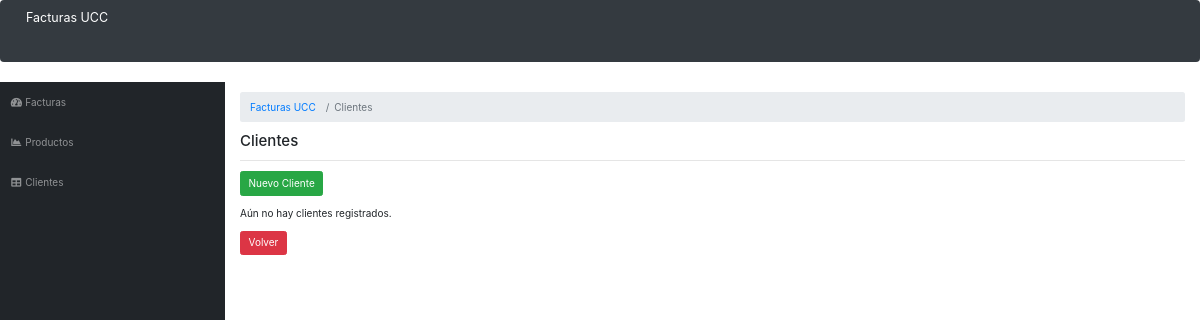
The page /clientes/index.php on the database as committed earlier.
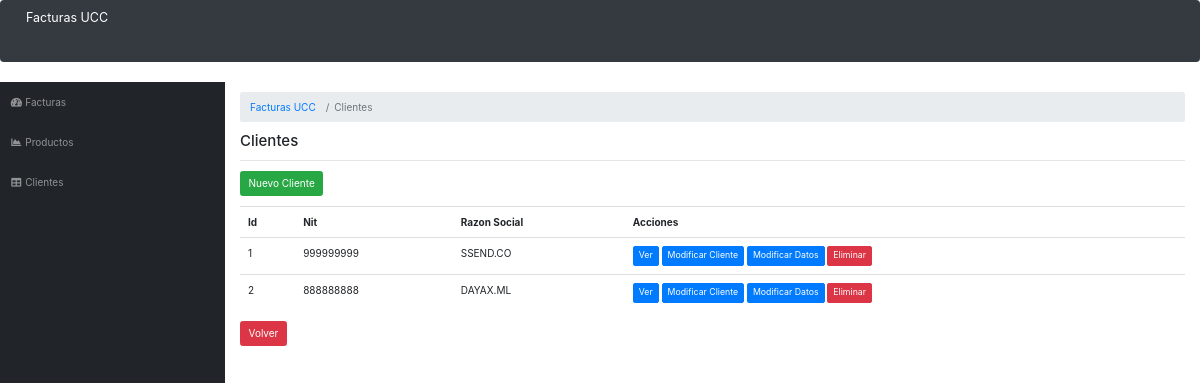
The same page on the database as committed later.
### tables this page shows
CREATE TABLE `clientes` (
  `id_cliente` int(11) NOT NULL,
  `razon_social` varchar(255) NOT NULL,
  `nit` varchar(255) NOT NULL
);

### clientes/index.php (the view, shortened to what this page needs)
<?php
$servername = "localhost";
$username = "root";
$password = "";
$dbname = "formularios-factura";
$conn = new mysqli($servername, $username, $password, $dbname);
$sql = "SELECT * FROM `clientes`";
$result = $conn->query($sql);
if ($result->num_rows > 0) {
    $clientes = $result->fetch_all(MYSQLI_ASSOC);
} else {
    $clientes = null;
}
?>
<!doctype html>
<html lang="es">
<head>
    <link rel="stylesheet" href="../assets/css/bootstrap.min.css">
</head>
<?php require_once '../sitio/cabecera.php' ?>
<ol class="breadcrumb">
    <li class="breadcrumb-item">
        <a href="<?php echo BASE_URL_ ?>">Facturas UCC</a>
    </li>
    <li class="breadcrumb-item active">Clientes</li>
</ol>
<h4>Clientes</h4>
<hr>
<div class="row mb-3">
    <div class="col-md-12">
        <a class="btn btn-success" href="crear.php">Nuevo Cliente</a>
    </div>
</div>
<div class="row">
    <div class="col-md-12">
        <?php if (empty($clientes)) : ?>
            <p>Aún no hay clientes registrados.</p>
        <?php else : ?>
            <table class="table table-sm">
                <tr>
                    <th>Id</th>
                    <th>Nit</th>
                    <th>Razon Social</th>
                    <th>Acciones</th>
                </tr>
                <?php foreach ($clientes as $key => $cliente) : ?>
                    <tr>
                        <td><?php echo $cliente['id_cliente'] ?></td>
                        <td><?php echo $cliente['nit'] ?></td>
                        <td><?php echo $cliente['razon_social'] ?></td>
                        <td>
                            <a class="btn btn-primary btn-sm" href="ver_datos.php?id=<?php echo $cliente['id_cliente'] ?>">
                                Ver
                            </a>
                            <a class="btn btn-primary btn-sm" href="actualizar.php?id=<?php echo $cliente['id_cliente'] ?>">
                                Modificar Cliente
                            </a>
                            <a class="btn btn-primary btn-sm" href="agregar_datos.php?id=<?php echo $cliente['id_cliente'] ?>">
                                Modificar Datos
                            </a>
                            <a class="btn btn-danger btn-sm" href="borrar.php?id=<?php echo $cliente['id_cliente'] ?>" onclick="return confirm('¿Estas seguro?')">
                                Eliminar
                            </a>
                        </td>
                    </tr>
                <?php endforeach; ?>
            </table>
        <?php endif; ?>
    </div>
</div>
<div class="row mb-3">
    <div class="col-md-12">
        <a href="<?php echo BASE_URL_ ?>" class="btn btn-danger">Volver</button></a>
    </div>
</div>
<?php require_once '../sitio/pie.php' ?>

Rows that differ between the two databases and show on the page:
added clientes: id_cliente "1", nit "999999999", razon_social "SSEND.CO"
added clientes: id_cliente "2", nit "888888888", razon_social "DAYAX.ML"
Other text that changed with them:
text no longer shown: "Aún no hay clientes registrados."
text now shown: "Id Nit Razon Social Acciones"
